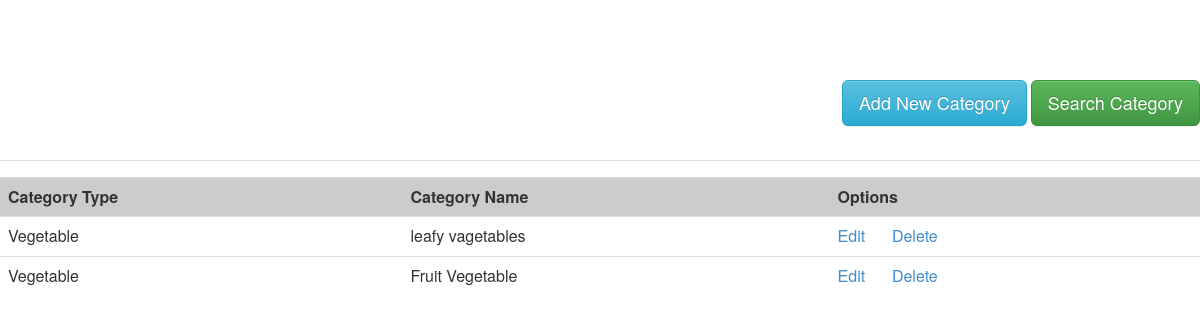
The page /admin/_categorymaster/index.php on the database its author committed.
### tables this page shows
CREATE TABLE IF NOT EXISTS `tblcategory` (
`category_id` int(11) NOT NULL,
  `category_name` varchar(80) NOT NULL,
  `category_type` varchar(80) NOT NULL
);

### admin/_categorymaster/index.php (the view, shortened to what this page needs)
<?php
include '../include/_ares.php';
?>
<html>
<head>
	<link rel="stylesheet" href="../colorbox/colorbox.css" />
      </head>
<body>
<div class="pull-right">
    <a  class="iframe" href="_addcategory/index.php">
     <input type="submit"  name="btn_save" value="Add New Category" class="btn btn-lg btn-info"/></a>
        <a  class="ajax" href="_searchcategory/index.php" >
     <input type="submit"  name="name" value="Search Category" class="btn btn-lg btn-success"/></a>
     </div>
 <?php
 $con=mysqli_connect('localhost','root','','dbshopping')or die(mysqli_connect_error());
	 extract($_POST);
 $q = mysqli_query($con,"select * from tblcategory");
?>
<div id="productgrid">
<table class="table">
<tbody>
<tr>
    <td align="right" colspan="6"></td>
</tr>
<tr class="tableheader" bgcolor="#CCCCCC">
    <td><b>Category Type</b></td>
    <td><b>Category Name</b></td>
    <td><b>Options</b></td>
</tr>
            <?php
		while($r = mysqli_fetch_assoc($q))
		{
			extract($r);
			?>
			<tr>
            <td align="left"><?=$category_type?></td>
            <td align="left"><?=$category_name?></td>
           <td><a  class="iframe" href="_updatecategory/index.php?category_id=<?=$category_id?>" >Edit</a>
            <a  class="iframe" href="_deletecategory/index.php?category_id=<?=$category_id?>" >Delete</a></td>
            </tr>
        <?php
}
		?>
</tbody>
</table>
</div>
</html>

### css/style.css (style rules this page uses)
body { background-image: -ms-radial-gradient(center, circle farthest-corner, #FFFFFF 0%, #fff99d 100%); background-image: -moz-radial-gradient(center, circle farthest-corner, #FFFFFF 0%, #fff99d 100%); background-image: -o-radial-gradient(center, circle farthest-corner, #FFFFFF 0%, #fff99d 100%); background-image: -webkit-gradient(radial, center center, 0, center center, 506, color-stop(0, #FFFFFF), color-stop(1, #fff99d)); background-image: -webkit-radial-gradient(center, circle farthest-corner, #FFFFFF 0%, #fff99d 100%); background-image: radial-gradient(circle farthest-corner at center, #FFFFFF 0%, #fff99d 100%); }
.tableheader { border-color:#333333; }
body { background-image:url(../bckimg/b4.jpg); }

### rows shown on the page
tblcategory: category_type "Vegetable", category_name "leafy vagetables"
tblcategory: category_type "Vegetable", category_name "Fruit Vegetable"
